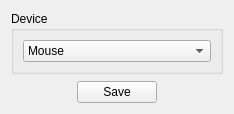
<?xml version="1.0" encoding="UTF-8"?>
<ui version="4.0">
 <class>LC_DeviceOptions</class>
 <widget class="QFrame" name="LC_DeviceOptions">
  <property name="geometry">
   <rect>
    <x>0</x>
    <y>0</y>
    <width>234</width>
    <height>114</height>
   </rect>
  </property>
  <property name="windowTitle">
   <string>Form</string>
  </property>
  <layout class="QVBoxLayout" name="verticalLayout">
   <item>
    <widget class="QGroupBox" name="groupBox">
     <property name="title">
      <string>Device</string>
     </property>
     <layout class="QGridLayout" name="gridLayout">
      <item row="0" column="0">
       <widget class="QComboBox" name="device_combobox">
        <item>
         <property name="text">
          <string notr="true">Mouse</string>
         </property>
        </item>
        <item>
         <property name="text">
          <string notr="true">Tablet</string>
         </property>
        </item>
        <item>
         <property name="text">
          <string notr="true">Trackpad</string>
         </property>
        </item>
        <item>
         <property name="text">
          <string notr="true">Touchscreen</string>
         </property>
        </item>
       </widget>
      </item>
     </layout>
    </widget>
   </item>
   <item alignment="Qt::AlignHCenter|Qt::AlignBottom">
    <widget class="QPushButton" name="save_button">
     <property name="text">
      <string>Save</string>
     </property>
    </widget>
   </item>
  </layout>
 </widget>
 <resources/>
 <connections/>
</ui>
